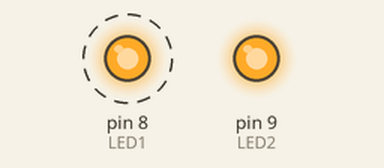
This sketch was run on a simulated Arduino Uno, built with avr-gcc and run on an emulated ATmega328P. Parts: output pins drawn as LEDs (lit = HIGH). Dashed ring = blinking.

Above: at 0.5 s.
At 18.5 s:
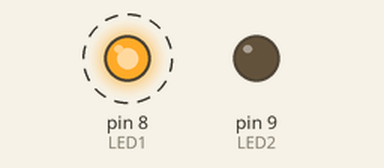
Timing chart, 0 to 26.0 s (numbered marks = the images above):
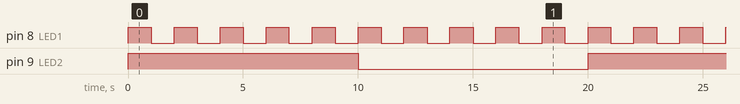

The sketch:

timerlocalblink.ino
```cpp
// (licence header left out)
#include <Timer.h>                     //http://github.com/JChristensen/Timer

const int LED1 = 8;                    //connect one LED to this pin (with appropriate current-limiting resistor of course)
const int LED2 = 9;                    //connect another LED to this pin (don't forget the resistor)
const unsigned long PERIOD1 = 1000;    //one second
const unsigned long PERIOD2 = 10000;   //ten seconds
Timer t;                               //instantiate the timer object

void setup(void)
{
    pinMode(LED1, OUTPUT);
    pinMode(LED2, OUTPUT);
    t.oscillate(LED1, PERIOD1, HIGH);
    t.oscillate(LED2, PERIOD2, HIGH);
}

void loop(void)
{
    t.update();
}
```

Event.cpp
```cpp
// (licence header left out)
/*  * * * * * * * * * * * * * * * * * * * * * * * * * * *
 Code by Simon Monk
 http://www.simonmonk.org
* * * * * * * * * * * * * * * * * * * * * * * * * * * * */

// For Arduino 1.0 and earlier
#if defined(ARDUINO) && ARDUINO >= 100
#include "Arduino.h"
#else
#include "WProgram.h"
#endif

#include "Event.h"

Event::Event(void)
{
	eventType = EVENT_NONE;
}

void Event::update(void)
{
    unsigned long now = millis();
    update(now);
}

void Event::update(unsigned long now)
{
	if (now - lastEventTime >= period)
	{
		switch (eventType)
		{
			case EVENT_EVERY:
				(*callback)();
				break;

			case EVENT_OSCILLATE:
				pinState = ! pinState;
				digitalWrite(pin, pinState);
				break;
		}
		lastEventTime = now;
		count++;
	}
	if (repeatCount > -1 && count >= repeatCount)
	{
		eventType = EVENT_NONE;
	}
}
```

Event.h
```cpp
// (licence header left out)
/*  * * * * * * * * * * * * * * * * * * * * * * * * * * *
 Code by Simon Monk
 http://www.simonmonk.org
* * * * * * * * * * * * * * * * * * * * * * * * * * * * */

#ifndef Event_h
#define Event_h

#include <inttypes.h>

#define EVENT_NONE 0
#define EVENT_EVERY 1
#define EVENT_OSCILLATE 2

class Event
{

public:
  Event(void);
  void update(void);
  void update(unsigned long now);
  int8_t eventType;
  unsigned long period;
  int repeatCount;
  uint8_t pin;
  uint8_t pinState;
  void (*callback)(void);
  unsigned long lastEventTime;
  int count;
};

#endif
```

Timer.cpp
```cpp
// (licence header left out)
/*  * * * * * * * * * * * * * * * * * * * * * * * * * * *
 Code by Simon Monk
 http://www.simonmonk.org
* * * * * * * * * * * * * * * * * * * * * * * * * * * * */

// For Arduino 1.0 and earlier
#if defined(ARDUINO) && ARDUINO >= 100
#include "Arduino.h"
#else
#include "WProgram.h"
#endif

#include "Timer.h"

Timer::Timer(void)
{
}

int8_t Timer::every(unsigned long period, void (*callback)(), int repeatCount)
{
	int8_t i = findFreeEventIndex();
	if (i == -1) return -1;

	_events[i].eventType = EVENT_EVERY;
	_events[i].period = period;
	_events[i].repeatCount = repeatCount;
	_events[i].callback = callback;
	_events[i].lastEventTime = millis();
	_events[i].count = 0;
	return i;
}

int8_t Timer::every(unsigned long period, void (*callback)())
{
	return every(period, callback, -1); // - means forever
}

int8_t Timer::after(unsigned long period, void (*callback)())
{
	return every(period, callback, 1);
}

int8_t Timer::oscillate(uint8_t pin, unsigned long period, uint8_t startingValue, int repeatCount)
{
	int8_t i = findFreeEventIndex();
	if (i == NO_TIMER_AVAILABLE) return NO_TIMER_AVAILABLE;

	_events[i].eventType = EVENT_OSCILLATE;
	_events[i].pin = pin;
	_events[i].period = period;
	_events[i].pinState = startingValue;
	digitalWrite(pin, startingValue);
	_events[i].repeatCount = repeatCount * 2; // full cycles not transitions
	_events[i].lastEventTime = millis();
	_events[i].count = 0;
	return i;
}

int8_t Timer::oscillate(uint8_t pin, unsigned long period, uint8_t startingValue)
{
	return oscillate(pin, period, startingValue, -1); // forever
}

/**
 * This method will generate a pulse of !startingValue, occuring period after the
 * call of this method and lasting for period. The Pin will be left in !startingValue.
 */
int8_t Timer::pulse(uint8_t pin, unsigned long period, uint8_t startingValue)
{
	return oscillate(pin, period, startingValue, 1); // once
}

/**
 * This method will generate a pulse of startingValue, starting immediately and of
 * length period. The pin will be left in the !startingValue state
 */
int8_t Timer::pulseImmediate(uint8_t pin, unsigned long period, uint8_t pulseValue)
{
	int8_t id(oscillate(pin, period, pulseValue, 1));
	// now fix the repeat count
	if (id >= 0 && id < MAX_NUMBER_OF_EVENTS) {
		_events[id].repeatCount = 1;
	}
	return id;
}


void Timer::stop(int8_t id)
{
	if (id >= 0 && id < MAX_NUMBER_OF_EVENTS) {
		_events[id].eventType = EVENT_NONE;
	}
}

void Timer::update(void)
{
	unsigned long now = millis();
	update(now);
}

void Timer::update(unsigned long now)
{
	for (int8_t i = 0; i < MAX_NUMBER_OF_EVENTS; i++)
	{
		if (_events[i].eventType != EVENT_NONE)
		{
			_events[i].update(now);
		}
	}
}
int8_t Timer::findFreeEventIndex(void)
{
	for (int8_t i = 0; i < MAX_NUMBER_OF_EVENTS; i++)
	{
		if (_events[i].eventType == EVENT_NONE)
		{
			return i;
		}
	}
	return NO_TIMER_AVAILABLE;
}
```

Timer.h
```cpp
// (licence header left out)
/*  * * * * * * * * * * * * * * * * * * * * * * * * * * *
 Code by Simon Monk
 http://www.simonmonk.org
* * * * * * * * * * * * * * * * * * * * * * * * * * * * */

#ifndef Timer_h
#define Timer_h

#include <inttypes.h>
#include "Event.h"

#define MAX_NUMBER_OF_EVENTS (10)

#define TIMER_NOT_AN_EVENT (-2)
#define NO_TIMER_AVAILABLE (-1)

class Timer
{

public:
  Timer(void);

  int8_t every(unsigned long period, void (*callback)(void));
  int8_t every(unsigned long period, void (*callback)(void), int repeatCount);
  int8_t after(unsigned long duration, void (*callback)(void));
  int8_t oscillate(uint8_t pin, unsigned long period, uint8_t startingValue);
  int8_t oscillate(uint8_t pin, unsigned long period, uint8_t startingValue, int repeatCount);

  /**
   * This method will generate a pulse of !startingValue, occuring period after the
   * call of this method and lasting for period. The Pin will be left in !startingValue.
   */
  int8_t pulse(uint8_t pin, unsigned long period, uint8_t startingValue);

  /**
   * This method will generate a pulse of pulseValue, starting immediately and of
   * length period. The pin will be left in the !pulseValue state
   */
  int8_t pulseImmediate(uint8_t pin, unsigned long period, uint8_t pulseValue);
  void stop(int8_t id);
  void update(void);
  void update(unsigned long now);

protected:
  Event _events[MAX_NUMBER_OF_EVENTS];
  int8_t findFreeEventIndex(void);

};

#endif
```

Measured:
- by itself, pin 8 (LED1): alternates HIGH for 1.0 s and LOW for 1.0 s
- by itself, pin 9 (LED2): alternates HIGH for 10.0 s and LOW for 10.0 s
- by itself, everything shown: repeats every 20.0 s, in 20 steps
